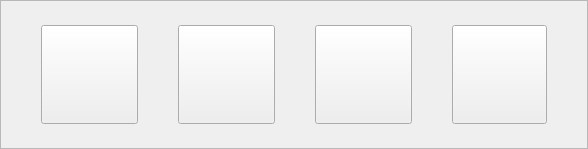
    <widget class="QFrame" name="frame_5">
     <property name="sizePolicy">
      <sizepolicy hsizetype="Preferred" vsizetype="Fixed">
       <horstretch>0</horstretch>
       <verstretch>0</verstretch>
      </sizepolicy>
     </property>
     <property name="minimumSize">
      <size>
       <width>0</width>
       <height>149</height>
      </size>
     </property>
     <property name="maximumSize">
      <size>
       <width>16777215</width>
       <height>149</height>
      </size>
     </property>
     <property name="frameShape">
      <enum>QFrame::StyledPanel</enum>
     </property>
     <property name="frameShadow">
      <enum>QFrame::Raised</enum>
     </property>
     <layout class="QGridLayout" name="gridLayout_4">
      <property name="leftMargin">
       <number>0</number>
      </property>
      <property name="topMargin">
       <number>0</number>
      </property>
      <property name="rightMargin">
       <number>0</number>
      </property>
      <property name="bottomMargin">
       <number>0</number>
      </property>
      <property name="spacing">
       <number>0</number>
      </property>
      <item row="0" column="3">
       <widget class="QPushButton" name="pushButton_purchase">
        <property name="sizePolicy">
         <sizepolicy hsizetype="Fixed" vsizetype="Fixed">
          <horstretch>0</horstretch>
          <verstretch>0</verstretch>
         </sizepolicy>
        </property>
        <property name="minimumSize">
         <size>
          <width>97</width>
          <height>99</height>
         </size>
        </property>
        <property name="maximumSize">
         <size>
          <width>97</width>
          <height>99</height>
         </size>
        </property>
        <property name="focusPolicy">
         <enum>Qt::NoFocus</enum>
        </property>
        <property name="text">
         <string/>
        </property>
       </widget>
      </item>
      <item row="0" column="2">
       <spacer name="horizontalSpacer_13">
        <property name="orientation">
         <enum>Qt::Horizontal</enum>
        </property>
        <property name="sizeHint" stdset="0">
         <size>
          <width>40</width>
          <height>20</height>
         </size>
        </property>
       </spacer>
      </item>
      <item row="0" column="7">
       <widget class="QPushButton" name="pushButton_public">
        <property name="sizePolicy">
         <sizepolicy hsizetype="Fixed" vsizetype="Fixed">
          <horstretch>0</horstretch>
          <verstretch>0</verstretch>
         </sizepolicy>
        </property>
        <property name="minimumSize">
         <size>
          <width>95</width>
          <height>95</height>
         </size>
        </property>
        <property name="maximumSize">
         <size>
          <width>97</width>
          <height>99</height>
         </size>
        </property>
        <property name="focusPolicy">
         <enum>Qt::NoFocus</enum>
        </property>
        <property name="text">
         <string/>
        </property>
       </widget>
      </item>
      <item row="0" column="0">
       <spacer name="horizontalSpacer_10">
        <property name="orientation">
         <enum>Qt::Horizontal</enum>
        </property>
        <property name="sizeType">
         <enum>QSizePolicy::Preferred</enum>
        </property>
        <property name="sizeHint" stdset="0">
         <size>
          <width>40</width>
          <height>20</height>
         </size>
        </property>
       </spacer>
      </item>
      <item row="0" column="8">
       <spacer name="horizontalSpacer_11">
        <property name="orientation">
         <enum>Qt::Horizontal</enum>
        </property>
        <property name="sizeType">
         <enum>QSizePolicy::Preferred</enum>
        </property>
        <property name="sizeHint" stdset="0">
         <size>
          <width>40</width>
          <height>20</height>
         </size>
        </property>
       </spacer>
      </item>
      <item row="0" column="4">
       <spacer name="horizontalSpacer_12">
        <property name="orientation">
         <enum>Qt::Horizontal</enum>
        </property>
        <property name="sizeHint" stdset="0">
         <size>
          <width>40</width>
          <height>20</height>
         </size>
        </property>
       </spacer>
      </item>
      <item row="0" column="1">
       <widget class="QPushButton" name="pushButton_home">
        <property name="sizePolicy">
         <sizepolicy hsizetype="Fixed" vsizetype="Fixed">
          <horstretch>0</horstretch>
          <verstretch>0</verstretch>
         </sizepolicy>
        </property>
        <property name="minimumSize">
         <size>
          <width>97</width>
          <height>99</height>
         </size>
        </property>
        <property name="maximumSize">
         <size>
          <width>97</width>
          <height>99</height>
         </size>
        </property>
        <property name="focusPolicy">
         <enum>Qt::NoFocus</enum>
        </property>
        <property name="styleSheet">
         <string notr="true"/>
        </property>
        <property name="text">
         <string/>
        </property>
       </widget>
      </item>
      <item row="0" column="6">
       <spacer name="horizontalSpacer_14">
        <property name="orientation">
         <enum>Qt::Horizontal</enum>
        </property>
        <property name="sizeHint" stdset="0">
         <size>
          <width>40</width>
          <height>20</height>
         </size>
        </property>
       </spacer>
      </item>
      <item row="0" column="5">
       <widget class="QPushButton" name="pushButton_search">
        <property name="sizePolicy">
         <sizepolicy hsizetype="Fixed" vsizetype="Fixed">
          <horstretch>0</horstretch>
          <verstretch>0</verstretch>
         </sizepolicy>
        </property>
        <property name="minimumSize">
         <size>
          <width>97</width>
          <height>99</height>
         </size>
        </property>
        <property name="maximumSize">
         <size>
          <width>97</width>
          <height>99</height>
         </size>
        </property>
        <property name="focusPolicy">
         <enum>Qt::NoFocus</enum>
        </property>
        <property name="text">
         <string/>
        </property>
       </widget>
      </item>
     </layout>
    </widget>
